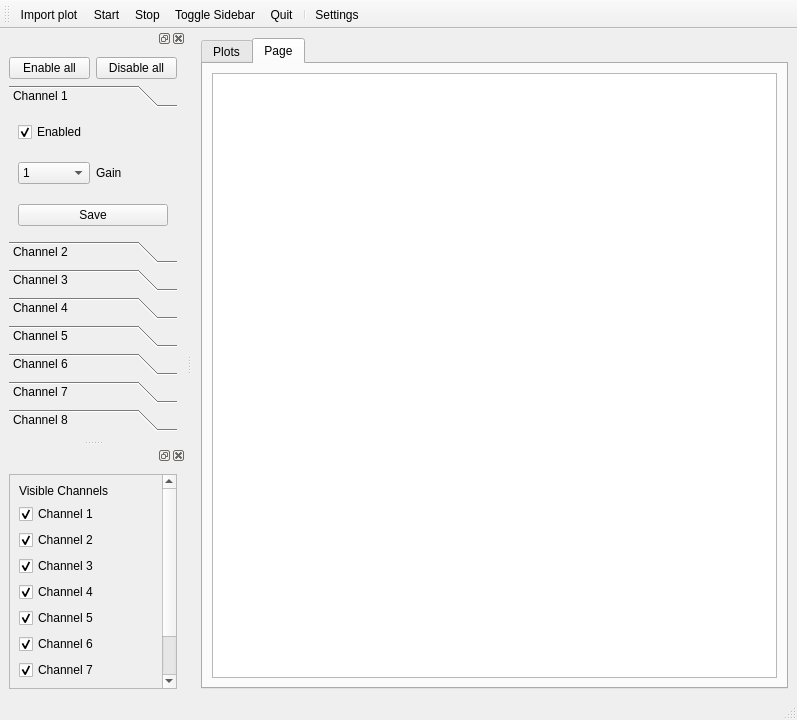
<?xml version="1.0" encoding="UTF-8"?>
<ui version="4.0">
 <class>MainWindow</class>
 <widget class="QMainWindow" name="MainWindow">
  <property name="geometry">
   <rect>
    <x>0</x>
    <y>0</y>
    <width>797</width>
    <height>720</height>
   </rect>
  </property>
  <property name="windowTitle">
   <string>MainWindow</string>
  </property>
  <widget class="QWidget" name="centralwidget">
   <layout class="QVBoxLayout" name="verticalLayout_12">
    <item>
     <widget class="QTabWidget" name="tabWidgetPlot">
      <property name="currentIndex">
       <number>1</number>
      </property>
      <widget class="QWidget" name="tab">
       <attribute name="title">
        <string>Plots</string>
       </attribute>
       <layout class="QVBoxLayout" name="verticalLayout_14">
        <item>
         <widget class="PlotWidget" name="plotCh1"/>
        </item>
        <item>
         <widget class="PlotWidget" name="plotCh2"/>
        </item>
        <item>
         <widget class="PlotWidget" name="plotCh3"/>
        </item>
        <item>
         <widget class="PlotWidget" name="plotCh4"/>
        </item>
        <item>
         <widget class="PlotWidget" name="plotCh5"/>
        </item>
        <item>
         <widget class="PlotWidget" name="plotCh6"/>
        </item>
        <item>
         <widget class="PlotWidget" name="plotCh7"/>
        </item>
        <item>
         <widget class="PlotWidget" name="plotCh8"/>
        </item>
       </layout>
      </widget>
      <widget class="QWidget" name="tab_2">
       <attribute name="title">
        <string>Page</string>
       </attribute>
       <layout class="QVBoxLayout" name="verticalLayout_15">
        <item>
         <widget class="PlotWidget" name="graphicsView"/>
        </item>
       </layout>
      </widget>
     </widget>
    </item>
   </layout>
  </widget>
  <widget class="QStatusBar" name="statusbar"/>
  <widget class="QDockWidget" name="dockWidgetChannelSettings">
   <property name="minimumSize">
    <size>
     <width>186</width>
     <height>411</height>
    </size>
   </property>
   <attribute name="dockWidgetArea">
    <number>1</number>
   </attribute>
   <widget class="QWidget" name="dockWidgetContents">
    <layout class="QVBoxLayout" name="verticalLayout_13">
     <item>
      <layout class="QHBoxLayout" name="horizontalLayout">
       <item>
        <widget class="QPushButton" name="pushButtonEnableAll">
         <property name="text">
          <string>Enable all</string>
         </property>
        </widget>
       </item>
       <item>
        <widget class="QPushButton" name="pushButtonDisableAll">
         <property name="text">
          <string>Disable all</string>
         </property>
        </widget>
       </item>
      </layout>
     </item>
     <item>
      <widget class="QToolBox" name="toolBox_ch_settings">
       <widget class="QWidget" name="toolBoxChannel1">
        <property name="geometry">
         <rect>
          <x>0</x>
          <y>0</y>
          <width>168</width>
          <height>104</height>
         </rect>
        </property>
        <attribute name="label">
         <string>Channel 1</string>
        </attribute>
        <layout class="QVBoxLayout" name="verticalLayout_2">
         <item>
          <widget class="QCheckBox" name="checkBox_ch1_enabled">
           <property name="text">
            <string>Enabled</string>
           </property>
           <property name="checked">
            <bool>true</bool>
           </property>
          </widget>
         </item>
         <item>
          <layout class="QHBoxLayout" name="horizontalLayout_2">
           <item>
            <widget class="QComboBox" name="comboBox_ch1_gain">
             <item>
              <property name="text">
               <string>1</string>
              </property>
             </item>
             <item>
              <property name="text">
               <string>2</string>
              </property>
             </item>
             <item>
              <property name="text">
               <string>4</string>
              </property>
             </item>
             <item>
              <property name="text">
               <string>6</string>
              </property>
             </item>
             <item>
              <property name="text">
               <string>8</string>
              </property>
             </item>
             <item>
              <property name="text">
               <string>12</string>
              </property>
             </item>
             <item>
              <property name="text">
               <string>24</string>
              </property>
             </item>
            </widget>
           </item>
           <item>
            <widget class="QLabel" name="label">
             <property name="text">
              <string>Gain</string>
             </property>
            </widget>
           </item>
          </layout>
         </item>
         <item>
          <widget class="QPushButton" name="pushButtonSave1">
           <property name="text">
            <string>Save</string>
           </property>
          </widget>
         </item>
        </layout>
       </widget>
       <widget class="QWidget" name="toolBoxChannel2">
        <property name="geometry">
         <rect>
          <x>0</x>
          <y>0</y>
          <width>168</width>
          <height>104</height>
         </rect>
        </property>
        <attribute name="label">
         <string>Channel 2</string>
        </attribute>
        <layout class="QVBoxLayout" name="verticalLayout">
         <item>
          <widget class="QCheckBox" name="checkBox_ch2_enabled">
           <property name="text">
            <string>Enabled</string>
           </property>
           <property name="checked">
            <bool>true</bool>
           </property>
          </widget>
         </item>
         <item>
          <layout class="QHBoxLayout" name="horizontalLayout_3">
           <item>
            <widget class="QComboBox" name="comboBox_ch2_gain">
             <item>
              <property name="text">
               <string>1</string>
              </property>
             </item>
             <item>
              <property name="text">
               <string>2</string>
              </property>
             </item>
             <item>
              <property name="text">
               <string>4</string>
              </property>
             </item>
             <item>
              <property name="text">
               <string>6</string>
              </property>
             </item>
             <item>
              <property name="text">
               <string>8</string>
              </property>
             </item>
             <item>
              <property name="text">
               <string>12</string>
              </property>
             </item>
             <item>
              <property name="text">
               <string>24</string>
              </property>
             </item>
            </widget>
           </item>
           <item>
            <widget class="QLabel" name="label_2">
             <property name="text">
              <string>Gain</string>
             </property>
            </widget>
           </item>
          </layout>
         </item>
         <item>
          <widget class="QPushButton" name="pushButtonSave2">
           <property name="text">
            <string>Save</string>
           </property>
          </widget>
         </item>
        </layout>
       </widget>
       <widget class="QWidget" name="toolBoxChannel3">
        <property name="geometry">
         <rect>
          <x>0</x>
          <y>0</y>
          <width>168</width>
          <height>104</height>
         </rect>
        </property>
        <attribute name="label">
         <string>Channel 3</string>
        </attribute>
        <layout class="QVBoxLayout" name="verticalLayout_3">
         <item>
          <widget class="QCheckBox" name="checkBox_ch3_enabled">
           <property name="text">
            <string>Enabled</string>
           </property>
           <property name="checked">
            <bool>true</bool>
           </property>
          </widget>
         </item>
         <item>
          <layout class="QHBoxLayout" name="horizontalLayout_4">
           <item>
            <widget class="QComboBox" name="comboBox_ch3_gain">
             <item>
              <property name="text">
               <string>1</string>
              </property>
             </item>
             <item>
              <property name="text">
               <string>2</string>
              </property>
             </item>
             <item>
              <property name="text">
               <string>4</string>
              </property>
             </item>
             <item>
              <property name="text">
               <string>6</string>
              </property>
             </item>
             <item>
              <property name="text">
               <string>8</string>
              </property>
             </item>
             <item>
              <property name="text">
               <string>12</string>
              </property>
             </item>
             <item>
              <property name="text">
               <string>24</string>
              </property>
             </item>
            </widget>
           </item>
           <item>
            <widget class="QLabel" name="label_3">
             <property name="text">
              <string>Gain</string>
             </property>
            </widget>
           </item>
          </layout>
         </item>
         <item>
          <widget class="QPushButton" name="pushButtonSave3">
           <property name="text">
            <string>Save</string>
           </property>
          </widget>
         </item>
        </layout>
       </widget>
       <widget class="QWidget" name="toolBoxChannel4">
        <property name="geometry">
         <rect>
          <x>0</x>
          <y>0</y>
          <width>168</width>
          <height>104</height>
         </rect>
        </property>
        <attribute name="label">
         <string>Channel 4</string>
        </attribute>
        <layout class="QVBoxLayout" name="verticalLayout_4">
         <item>
          <widget class="QCheckBox" name="checkBox_ch4_enabled">
           <property name="text">
            <string>Enabled</string>
           </property>
           <property name="checked">
            <bool>true</bool>
           </property>
          </widget>
         </item>
         <item>
          <layout class="QHBoxLayout" name="horizontalLayout_5">
           <item>
            <widget class="QComboBox" name="comboBox_ch4_gain">
             <item>
              <property name="text">
               <string>1</string>
              </property>
             </item>
             <item>
              <property name="text">
               <string>2</string>
              </property>
             </item>
             <item>
              <property name="text">
               <string>4</string>
              </property>
             </item>
             <item>
              <property name="text">
               <string>6</string>
              </property>
             </item>
             <item>
              <property name="text">
               <string>8</string>
              </property>
             </item>
             <item>
              <property name="text">
               <string>12</string>
              </property>
             </item>
             <item>
              <property name="text">
               <string>24</string>
              </property>
             </item>
            </widget>
           </item>
           <item>
            <widget class="QLabel" name="label_4">
             <property name="text">
              <string>Gain</string>
             </property>
            </widget>
           </item>
          </layout>
         </item>
         <item>
          <widget class="QPushButton" name="pushButtonSave4">
           <property name="text">
            <string>Save</string>
           </property>
          </widget>
         </item>
        </layout>
       </widget>
       <widget class="QWidget" name="toolBoxChannel5">
        <property name="geometry">
         <rect>
          <x>0</x>
          <y>0</y>
          <width>168</width>
          <height>104</height>
         </rect>
        </property>
        <attribute name="label">
         <string>Channel 5</string>
        </attribute>
        <layout class="QVBoxLayout" name="verticalLayout_5">
         <item>
          <widget class="QCheckBox" name="checkBox_ch5_enabled">
           <property name="text">
            <string>Enabled</string>
           </property>
           <property name="checked">
            <bool>true</bool>
           </property>
          </widget>
         </item>
         <item>
          <layout class="QHBoxLayout" name="horizontalLayout_6">
           <item>
            <widget class="QComboBox" name="comboBox_ch5_gain">
             <item>
              <property name="text">
               <string>1</string>
              </property>
             </item>
             <item>
              <property name="text">
               <string>2</string>
              </property>
             </item>
             <item>
              <property name="text">
               <string>4</string>
              </property>
             </item>
             <item>
              <property name="text">
               <string>6</string>
              </property>
             </item>
             <item>
              <property name="text">
               <string>8</string>
              </property>
             </item>
             <item>
              <property name="text">
               <string>12</string>
              </property>
             </item>
             <item>
              <property name="text">
               <string>24</string>
              </property>
             </item>
            </widget>
           </item>
           <item>
            <widget class="QLabel" name="label_5">
             <property name="text">
              <string>Gain</string>
             </property>
            </widget>
           </item>
          </layout>
         </item>
         <item>
          <widget class="QPushButton" name="pushButtonSave5">
           <property name="text">
            <string>Save</string>
           </property>
          </widget>
         </item>
        </layout>
       </widget>
       <widget class="QWidget" name="toolBoxChannel6">
        <property name="geometry">
         <rect>
          <x>0</x>
          <y>0</y>
          <width>168</width>
          <height>104</height>
         </rect>
        </property>
        <attribute name="label">
         <string>Channel 6</string>
        </attribute>
        <layout class="QVBoxLayout" name="verticalLayout_6">
         <item>
          <widget class="QCheckBox" name="checkBox_ch6_enabled">
           <property name="text">
            <string>Enabled</string>
           </property>
           <property name="checked">
            <bool>true</bool>
           </property>
          </widget>
         </item>
         <item>
          <layout class="QHBoxLayout" name="horizontalLayout_7">
           <item>
            <widget class="QComboBox" name="comboBox_ch6_gain">
             <item>
              <property name="text">
               <string>1</string>
              </property>
             </item>
             <item>
              <property name="text">
               <string>2</string>
              </property>
             </item>
             <item>
              <property name="text">
               <string>4</string>
              </property>
             </item>
             <item>
              <property name="text">
               <string>6</string>
              </property>
             </item>
             <item>
              <property name="text">
               <string>8</string>
              </property>
             </item>
             <item>
              <property name="text">
               <string>12</string>
              </property>
             </item>
             <item>
              <property name="text">
               <string>24</string>
              </property>
             </item>
            </widget>
           </item>
           <item>
            <widget class="QLabel" name="label_6">
             <property name="text">
              <string>Gain</string>
             </property>
            </widget>
           </item>
          </layout>
         </item>
         <item>
          <widget class="QPushButton" name="pushButtonSave6">
           <property name="text">
            <string>Save</string>
           </property>
          </widget>
         </item>
        </layout>
       </widget>
       <widget class="QWidget" name="toolBoxChannel7">
        <property name="geometry">
         <rect>
          <x>0</x>
          <y>0</y>
          <width>168</width>
          <height>104</height>
         </rect>
        </property>
        <attribute name="label">
         <string>Channel 7</string>
        </attribute>
        <layout class="QVBoxLayout" name="verticalLayout_7">
         <item>
          <widget class="QCheckBox" name="checkBox_ch7_enabled">
           <property name="text">
            <string>Enabled</string>
           </property>
           <property name="checked">
            <bool>true</bool>
           </property>
          </widget>
         </item>
         <item>
          <layout class="QHBoxLayout" name="horizontalLayout_8">
           <item>
            <widget class="QComboBox" name="comboBox_ch7_gain">
             <item>
              <property name="text">
               <string>1</string>
              </property>
             </item>
             <item>
              <property name="text">
               <string>2</string>
              </property>
             </item>
             <item>
              <property name="text">
               <string>4</string>
              </property>
             </item>
             <item>
              <property name="text">
               <string>6</string>
              </property>
             </item>
             <item>
              <property name="text">
               <string>8</string>
              </property>
             </item>
             <item>
              <property name="text">
               <string>12</string>
              </property>
             </item>
             <item>
              <property name="text">
               <string>24</string>
              </property>
             </item>
            </widget>
           </item>
           <item>
            <widget class="QLabel" name="label_7">
             <property name="text">
              <string>Gain</string>
             </property>
            </widget>
           </item>
          </layout>
         </item>
         <item>
          <widget class="QPushButton" name="pushButtonSave7">
           <property name="text">
            <string>Save</string>
           </property>
          </widget>
         </item>
        </layout>
       </widget>
       <widget class="QWidget" name="toolBoxChannel8">
        <property name="geometry">
         <rect>
          <x>0</x>
          <y>0</y>
          <width>168</width>
          <height>104</height>
         </rect>
        </property>
        <attribute name="label">
         <string>Channel 8</string>
        </attribute>
        <layout class="QVBoxLayout" name="verticalLayout_8">
         <item>
          <widget class="QCheckBox" name="checkBox_ch8_enabled">
           <property name="text">
            <string>Enabled</string>
           </property>
           <property name="checked">
            <bool>true</bool>
           </property>
          </widget>
         </item>
         <item>
          <layout class="QHBoxLayout" name="horizontalLayout_9">
           <item>
            <widget class="QComboBox" name="comboBox_ch8_gain">
             <item>
              <property name="text">
               <string>1</string>
              </property>
             </item>
             <item>
              <property name="text">
               <string>2</string>
              </property>
             </item>
             <item>
              <property name="text">
               <string>4</string>
              </property>
             </item>
             <item>
              <property name="text">
               <string>6</string>
              </property>
             </item>
             <item>
              <property name="text">
               <string>8</string>
              </property>
             </item>
             <item>
              <property name="text">
               <string>12</string>
              </property>
             </item>
             <item>
              <property name="text">
               <string>24</string>
              </property>
             </item>
            </widget>
           </item>
           <item>
            <widget class="QLabel" name="label_8">
             <property name="text">
              <string>Gain</string>
             </property>
            </widget>
           </item>
          </layout>
         </item>
         <item>
          <widget class="QPushButton" name="pushButtonSave8">
           <property name="text">
            <string>Save</string>
           </property>
          </widget>
         </item>
        </layout>
       </widget>
      </widget>
     </item>
    </layout>
   </widget>
  </widget>
  <widget class="QToolBar" name="toolBar">
   <property name="windowTitle">
    <string>toolBar</string>
   </property>
   <attribute name="toolBarArea">
    <enum>TopToolBarArea</enum>
   </attribute>
   <attribute name="toolBarBreak">
    <bool>false</bool>
   </attribute>
   <addaction name="actionImport_plot"/>
   <addaction name="actionStart"/>
   <addaction name="actionStop"/>
   <addaction name="actionToggleSidebar"/>
   <addaction name="actionQuit"/>
   <addaction name="separator"/>
   <addaction name="actionSettings"/>
  </widget>
  <widget class="QDockWidget" name="dockWidgetVisibleChannels">
   <attribute name="dockWidgetArea">
    <number>1</number>
   </attribute>
   <widget class="QWidget" name="dockWidgetContents_2">
    <layout class="QVBoxLayout" name="verticalLayout_10">
     <item>
      <widget class="QScrollArea" name="scrollArea">
       <property name="widgetResizable">
        <bool>true</bool>
       </property>
       <widget class="QWidget" name="scrollAreaWidgetContents">
        <property name="geometry">
         <rect>
          <x>0</x>
          <y>0</y>
          <width>149</width>
          <height>284</height>
         </rect>
        </property>
        <layout class="QVBoxLayout" name="verticalLayout_11">
         <item>
          <layout class="QVBoxLayout" name="verticalLayout_9">
           <item>
            <widget class="QLabel" name="label_9">
             <property name="text">
              <string>Visible Channels</string>
             </property>
            </widget>
           </item>
           <item>
            <widget class="QCheckBox" name="checkBox_ch1_visible">
             <property name="text">
              <string>Channel 1</string>
             </property>
             <property name="checked">
              <bool>true</bool>
             </property>
            </widget>
           </item>
           <item>
            <widget class="QCheckBox" name="checkBox_ch2_visible">
             <property name="text">
              <string>Channel 2</string>
             </property>
             <property name="checked">
              <bool>true</bool>
             </property>
            </widget>
           </item>
           <item>
            <widget class="QCheckBox" name="checkBox_ch3_visible">
             <property name="text">
              <string>Channel 3</string>
             </property>
             <property name="checked">
              <bool>true</bool>
             </property>
            </widget>
           </item>
           <item>
            <widget class="QCheckBox" name="checkBox_ch4_visible">
             <property name="text">
              <string>Channel 4</string>
             </property>
             <property name="checked">
              <bool>true</bool>
             </property>
            </widget>
           </item>
           <item>
            <widget class="QCheckBox" name="checkBox_ch5_visible">
             <property name="text">
              <string>Channel 5</string>
             </property>
             <property name="checked">
              <bool>true</bool>
             </property>
            </widget>
           </item>
           <item>
            <widget class="QCheckBox" name="checkBox_ch6_visible">
             <property name="text">
              <string>Channel 6</string>
             </property>
             <property name="checked">
              <bool>true</bool>
             </property>
            </widget>
           </item>
           <item>
            <widget class="QCheckBox" name="checkBox_ch7_visible">
             <property name="text">
              <string>Channel 7</string>
             </property>
             <property name="checked">
              <bool>true</bool>
             </property>
            </widget>
           </item>
           <item>
            <widget class="QCheckBox" name="checkBox_ch8_visible">
             <property name="text">
              <string>Channel 8</string>
             </property>
             <property name="checked">
              <bool>true</bool>
             </property>
            </widget>
           </item>
          </layout>
         </item>
         <item>
          <layout class="QHBoxLayout" name="horizontalLayout_11">
           <item>
            <widget class="QComboBox" name="comboBoxRefresh">
             <item>
              <property name="text">
               <string>0.01</string>
              </property>
             </item>
             <item>
              <property name="text">
               <string>0.02</string>
              </property>
             </item>
             <item>
              <property name="text">
               <string>0.03</string>
              </property>
             </item>
             <item>
              <property name="text">
               <string>0.04</string>
              </property>
             </item>
             <item>
              <property name="text">
               <string>0.05</string>
              </property>
             </item>
             <item>
              <property name="text">
               <string>0.06</string>
              </property>
             </item>
             <item>
              <property name="text">
               <string>0.07</string>
              </property>
             </item>
             <item>
              <property name="text">
               <string>0.08</string>
              </property>
             </item>
             <item>
              <property name="text">
               <string>0.09</string>
              </property>
             </item>
             <item>
              <property name="text">
               <string>0.1</string>
              </property>
             </item>
             <item>
              <property name="text">
               <string>0.15</string>
              </property>
             </item>
             <item>
              <property name="text">
               <string>0.2</string>
              </property>
             </item>
             <item>
              <property name="text">
               <string>0.3</string>
              </property>
             </item>
             <item>
              <property name="text">
               <string>0.4</string>
              </property>
             </item>
             <item>
              <property name="text">
               <string>0.5</string>
              </property>
             </item>
             <item>
              <property name="text">
               <string>0.6</string>
              </property>
             </item>
             <item>
              <property name="text">
               <string>0.7</string>
              </property>
             </item>
             <item>
              <property name="text">
               <string>0.8</string>
              </property>
             </item>
             <item>
              <property name="text">
               <string>0.9</string>
              </property>
             </item>
             <item>
              <property name="text">
               <string>1.0</string>
              </property>
             </item>
            </widget>
           </item>
           <item>
            <widget class="QLabel" name="label_10">
             <property name="text">
              <string>Refresh</string>
             </property>
            </widget>
           </item>
          </layout>
         </item>
        </layout>
       </widget>
      </widget>
     </item>
    </layout>
   </widget>
  </widget>
  <action name="actionStart">
   <property name="icon">
    <iconset>
     <normaloff>icons/media-playback-start.svg</normaloff>icons/media-playback-start.svg</iconset>
   </property>
   <property name="text">
    <string>Start</string>
   </property>
  </action>
  <action name="actionStop">
   <property name="icon">
    <iconset>
     <normaloff>icons/media-playback-stop.svg</normaloff>icons/media-playback-stop.svg</iconset>
   </property>
   <property name="text">
    <string>Stop</string>
   </property>
  </action>
  <action name="actionToggleSidebar">
   <property name="icon">
    <iconset>
     <normaloff>icons/view-left-close.svg</normaloff>icons/view-left-close.svg</iconset>
   </property>
   <property name="text">
    <string>Toggle Sidebar</string>
   </property>
  </action>
  <action name="actionConnect">
   <property name="text">
    <string>Connect</string>
   </property>
  </action>
  <action name="actionExit">
   <property name="text">
    <string>Exit</string>
   </property>
   <property name="toolTip">
    <string>exit</string>
   </property>
  </action>
  <action name="actionStatusText">
   <property name="text">
    <string/>
   </property>
  </action>
  <action name="actionQuit">
   <property name="icon">
    <iconset>
     <normaloff>icons/window-close.svg</normaloff>icons/window-close.svg</iconset>
   </property>
   <property name="text">
    <string>Quit</string>
   </property>
  </action>
  <action name="actionPause">
   <property name="icon">
    <iconset>
     <normaloff>icons/media-playback-pause.svg</normaloff>icons/media-playback-pause.svg</iconset>
   </property>
   <property name="text">
    <string>Pause</string>
   </property>
  </action>
  <action name="actionSettings">
   <property name="icon">
    <iconset>
     <normaloff>icons/configure.svg</normaloff>icons/configure.svg</iconset>
   </property>
   <property name="text">
    <string>Settings</string>
   </property>
  </action>
  <action name="actionImport_plot">
   <property name="icon">
    <iconset>
     <normaloff>icons/document-open.svg</normaloff>icons/document-open.svg</iconset>
   </property>
   <property name="text">
    <string>Import plot</string>
   </property>
  </action>
 </widget>
 <customwidgets>
  <customwidget>
   <class>PlotWidget</class>
   <extends>QGraphicsView</extends>
   <header>pyqtgraph</header>
  </customwidget>
 </customwidgets>
 <resources/>
 <connections>
  <connection>
   <sender>actionExit</sender>
   <signal>activated()</signal>
   <receiver>MainWindow</receiver>
   <slot>close()</slot>
   <hints>
    <hint type="sourcelabel">
     <x>-1</x>
     <y>-1</y>
    </hint>
    <hint type="destinationlabel">
     <x>399</x>
     <y>299</y>
    </hint>
   </hints>
  </connection>
 </connections>
</ui>
